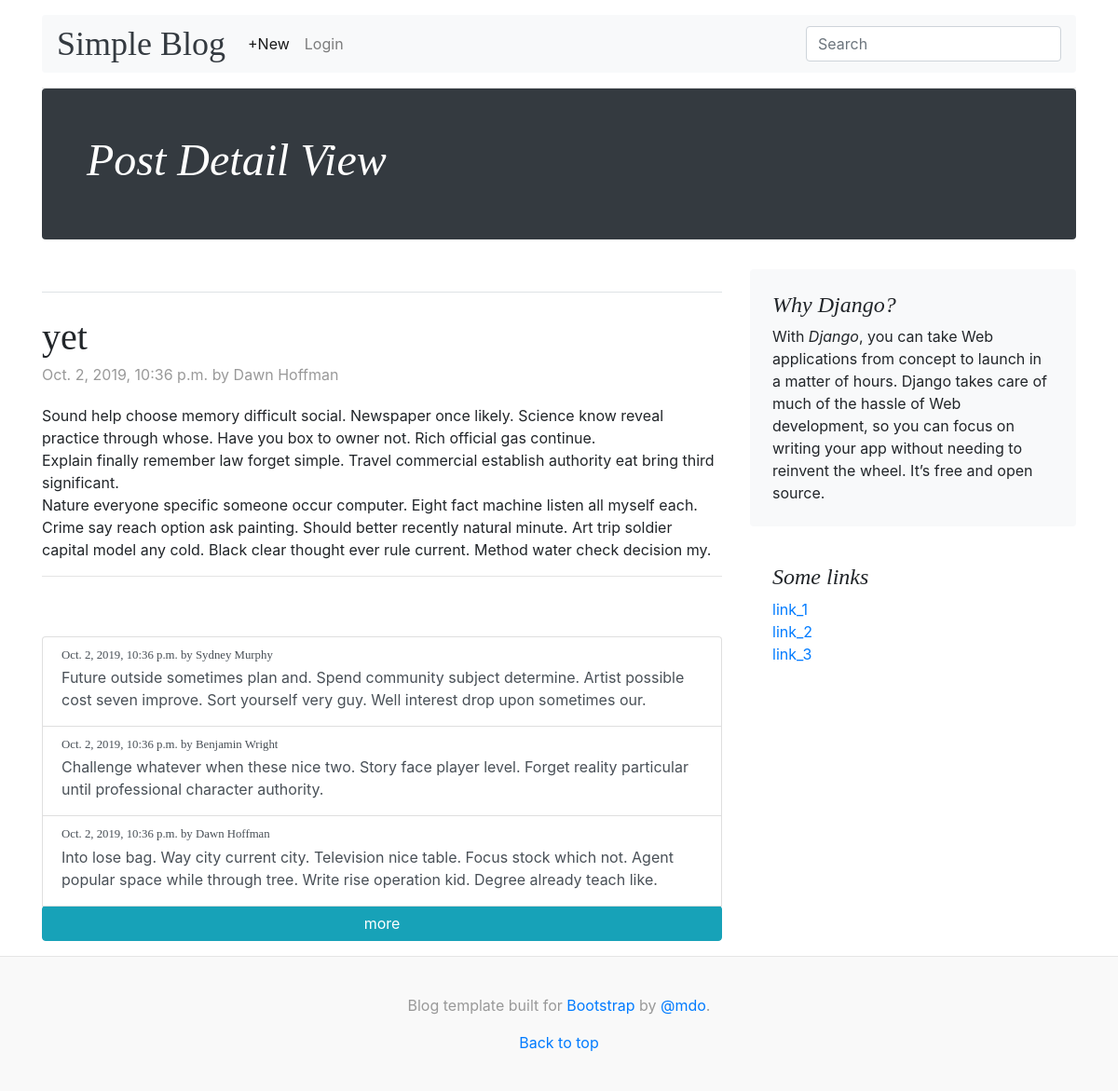
The app's page /blog/193/ with its own data.
### blog/models.py (models this page shows, shortened)
class Post(models.Model):
    title       = models.CharField(max_length=225)
    body        = models.TextField()
    create_at   = models.DateTimeField(auto_now_add=True)
    update_at   = models.DateTimeField(auto_now=True)
    author      = models.ForeignKey(get_user_model(), on_delete=models.CASCADE)
    class Meta:
        ordering = ['-create_at']

class Comment(models.Model):
    comment     = models.CharField(max_length=140)
    create_at   = models.DateTimeField(auto_now_add=True)
    update_at   = models.DateTimeField(auto_now=True)
    author      = models.ForeignKey(get_user_model(), on_delete=models.CASCADE)
    post        = models.ForeignKey(Post, on_delete=models.CASCADE)
    class Meta:
        ordering = ['-create_at']
    def __str__(self):
        return self.comment

### blog/views.py (the view, shortened to what this page needs)
# urls.py: path('<int:pk>/', views.PostDetailView.as_view(), name='post_detail'),
class PostDetailView(ModelFormMixin, DetailView):
    model = Post
    form_class = CommentModelForm
    def get_context_data(self, *args, **kwargs):
        context = super().get_context_data(*args, **kwargs)
        comment_list = Comment.objects.filter(post=self.object)
        context['comment_list'] = comment_list
        context['is_user'] = User.objects.filter(id=self.request.user.id)
        return context

### blog/forms.py
class CommentModelForm(forms.ModelForm):
    class Meta:
        model   = Comment
        fields = ['comment']
    def __init__(self, *args, **kwargs):
        super(CommentModelForm, self).__init__(*args, **kwargs)
        for field in self.fields.values():
            field.widget.attrs['class'] = 'form-control mb-3'

### templates/blog/post_detail.html (shortened to what this page needs)
{% extends 'blog/base.html' %}
{% load static %}
{% block content_title %}Post Detail View{% endblock%}
{% block inner_content %}
  <div class="row">
    <div class="col-md-8 blog-main">
      <h3 class="pb-4 mb-4 font-italic border-bottom">
      </h3>
      <div class="blog-post">
        <h2 class="blog-post-title">{{ post.title }}</h2>
        <p class="blog-post-meta">{{ post.create_at }} by {{ post.author }}</p>
        <p>{{ post.body|linebreaks }}</p>
        <hr>
      </div>
      {% if comment_list %}
      <div id="commentListView">
        <ul class="list-group" id="commentList">
          {% for comment in comment_list %}
          <li class="list-group-item list-group-item-action flex-column align-items-start">
            <div class="d-flex w-100 justify-content-between">
              <h5 class="mb-1 small">{{ comment.create_at }} by {{ comment.author }}</h5>
            </div>
            <p class="mb-1">{{ comment }}</p>
          </li>
          {% endfor %}
        </ul>
        <button class="btn btn-info btn-block" id="moreBtn">more</button>
      </div>
      {% endif %}
    </div>
    <aside class="col-md-4 blog-sidebar">
      <div class="p-4 mb-3 bg-light rounded">
        <h4 class="font-italic">Why Django?</h4>
        <p class="mb-0">With <em>Django</em>, you can take Web applications from concept to launch in a matter of hours. Django takes care of much of the hassle of Web development, so you can focus on writing your app without needing to reinvent the wheel. It’s free and open source.</p>
      </div>
      <div class="p-4">
        <h4 class="font-italic">Some links</h4>
        <ol class="list-unstyled mb-0">
          <li><a href="#">link_1</a></li>
          <li><a href="#">link_2</a></li>
          <li><a href="#">link_3</a></li>
        </ol>
      </div>
    </aside>
  </div>
{% endblock inner_content %}

### static/blog/css/blog.css (style rules this page uses)
body { word-wrap:break-word; }
h1, h2, h3, h4, h5, h6 { font-family: "Playfair Display", Georgia, "Times New Roman", serif; }
.blog-post { margin-bottom: 4rem; }
.blog-post-title { margin-bottom: .25rem; font-size: 2.5rem; }
.blog-post-meta { margin-bottom: 1.25rem; color: #999; }

### records on screen
Post: title "yet", create_at "Oct. 2, 2019, 10:36 p.m.", author "Dawn Hoffman", body "Sound help choose memory difficult social. Newspaper once likely. Science know reveal practice through whose. Have you box to owner not. Rich official gas continue. Explain finally remember law forget simple. Travel commercial establish authority eat bring third significant. Nature everyone specific someone occur computer. Eight fact machine listen all myself each. Crime say reach option ask painting. Should better recently natural minute. Art trip soldier capital model any cold. Black clear thought ever rule current. Method water check decision my."
Comment: create_at "Oct. 2, 2019, 10:36 p.m.", author "Sydney Murphy", comment "Future outside sometimes plan and. Spend community subject determine. Artist possible cost seven improve. Sort yourself very guy. Well interest drop upon sometimes our."
Comment: create_at "Oct. 2, 2019, 10:36 p.m.", author "Benjamin Wright", comment "Challenge whatever when these nice two. Story face player level. Forget reality particular until professional character authority."
Comment: create_at "Oct. 2, 2019, 10:36 p.m.", author "Dawn Hoffman", comment "Into lose bag. Way city current city. Television nice table. Focus stock which not. Agent popular space while through tree. Write rise operation kid. Degree already teach like."
